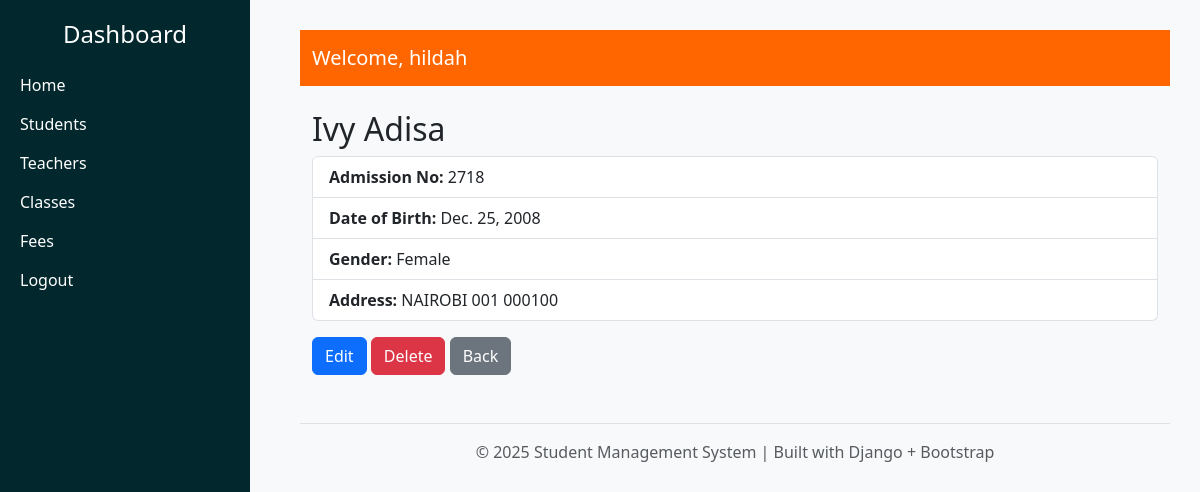
/student/students/1/ (signed in), run on the app's committed database.
### student/models.py (models this page shows, shortened)
class Student(models.Model):
    user = models.OneToOneField(User, on_delete=models.CASCADE, null=True, blank=True)
    GENDER_CHOICES = [
        ('M', 'Male'),
        ('F', 'Female'),
    ]
    admission_number = models.CharField(max_length=20, unique=True)
    first_name = models.CharField(max_length=100)
    last_name = models.CharField(max_length=100)
    dob = models.DateField()
    gender = models.CharField(max_length=1, choices=GENDER_CHOICES)
    address = models.TextField(blank=True, null=True)
    created_at = models.DateTimeField(auto_now_add=True)

### student/views.py (the view)
# urls.py: path('students/<int:pk>/', views.student_detail, name='student_detail'),
@login_required(login_url='login')
def student_detail(request, pk):
    student = get_object_or_404(Student, pk=pk)
    return render(request, 'student/student_detail.html', {'student': student})

### student/templates/student/student_detail.html
{% extends 'base.html' %}
{% block content %}
<div class="container mt-4">
  <h2>{{ student.first_name }} {{ student.last_name }}</h2>
  <ul class="list-group">
    <li class="list-group-item"><strong>Admission No:</strong> {{ student.admission_number }}</li>
    <li class="list-group-item"><strong>Date of Birth:</strong> {{ student.dob }}</li>
    <li class="list-group-item"><strong>Gender:</strong> {{ student.get_gender_display }}</li>
    <li class="list-group-item"><strong>Address:</strong> {{ student.address }}</li>
  </ul>
  <a href="{% url 'student_update' student.pk %}" class="btn btn-primary mt-3">Edit</a>
  <a href="{% url 'student_delete' student.pk %}" class="btn btn-danger mt-3">Delete</a>
  <a href="{% url 'student_list' %}" class="btn btn-secondary mt-3">Back</a>
</div>
{% endblock %}

### student/templates/base.html (shortened to what this page needs)
<!DOCTYPE html>
<html lang="en">
<head>
  <link rel="stylesheet" href="https://cdn.jsdelivr.net/npm/bootstrap@5.3.0/dist/css/bootstrap.min.css">
</head>
<body>
  <div class="sidebar">
    <h4 class="text-center mb-4">Dashboard</h4>
    <a href="#"> Home</a>
    <a href="{% url 'student_list' %}"> Students</a>
    <a href="{% url 'teacher_list' %}"> Teachers</a>
    <a href="{% url 'class_list' %}"> Classes</a>
    <a href="{% url 'fee_list' %}"> Fees</a>
    <a href="{% url 'logout' %}">Logout</a>
  </div>
  <div class="content">
    <nav class="navbar navbar-expand-lg navbar-dark">
      <div class="container-fluid">
        <a class="navbar-brand" href="#">Welcome, {{ user.username }}</a>
      </div>
    </nav>
    <div class="mt-4">
      {% block content %}{% endblock %}
    </div>
    <footer class="mt-5 text-center text-muted border-top pt-3">
      <p>&copy; {{ year|default:2025 }} Student Management System | Built with Django + Bootstrap</p>
    </footer>
  </div>
</body>
</html>

### student/templates/base.html (style rules this page uses)
body { background-color: #f8f9fa; }
.sidebar { height: 100vh; background-color: #02282D; color: #fff; padding: 20px; position: fixed; width: 250px; }
.sidebar a { color: #fff; text-decoration: none; display: block; margin: 15px 0; font-weight: 500; }
.content { margin-left: 270px; padding: 30px; }
.navbar { background-color: #FF6600 !important; }

### data on the page
Student: first_name "Ivy", last_name "Adisa", admission_number "2718", dob "Dec. 25, 2008", gender "Female", address "NAIROBI 001 000100"

### other printed values
{{ user.username }} "hildah"
{{ year|default:2025 }} "2025"
